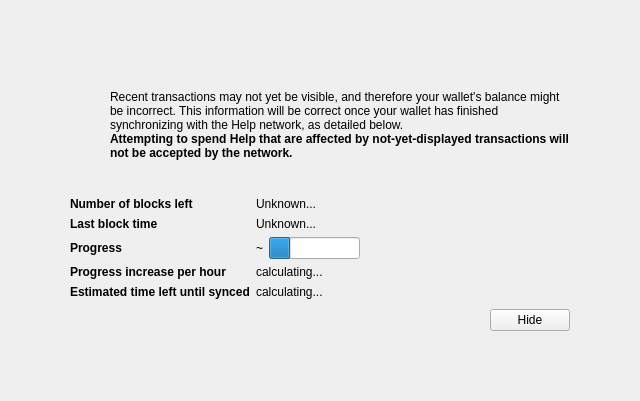
<?xml version="1.0" encoding="UTF-8"?>
<ui version="4.0">
 <class>ModalOverlay</class>
 <widget class="ModalOverlay" name="ModalOverlay">
  <property name="geometry">
   <rect>
    <x>0</x>
    <y>0</y>
    <width>640</width>
    <height>401</height>
   </rect>
  </property>
  <property name="windowTitle">
   <string>Form</string>
  </property>
  <layout class="QVBoxLayout" name="verticalLayout" stretch="0">
   <property name="sizeConstraint">
    <enum>QLayout::SetDefaultConstraint</enum>
   </property>
   <property name="leftMargin">
    <number>0</number>
   </property>
   <property name="topMargin">
    <number>0</number>
   </property>
   <property name="rightMargin">
    <number>0</number>
   </property>
   <property name="bottomMargin">
    <number>0</number>
   </property>
   <item>
    <widget class="QWidget" name="bgWidget" native="true">
     <property name="styleSheet">
      <string notr="true"/>
     </property>
     <layout class="QVBoxLayout" name="verticalLayoutMain" stretch="0">
      <property name="leftMargin">
       <number>60</number>
      </property>
      <property name="topMargin">
       <number>60</number>
      </property>
      <property name="rightMargin">
       <number>60</number>
      </property>
      <property name="bottomMargin">
       <number>60</number>
      </property>
      <item>
       <widget class="QWidget" name="contentWidget" native="true">
        <property name="styleSheet">
         <string notr="true"/>
        </property>
        <layout class="QVBoxLayout" name="verticalLayoutSub" stretch="1,0,0,0,0">
         <property name="spacing">
          <number>0</number>
         </property>
         <property name="leftMargin">
          <number>10</number>
         </property>
         <property name="topMargin">
          <number>10</number>
         </property>
         <property name="rightMargin">
          <number>10</number>
         </property>
         <property name="bottomMargin">
          <number>10</number>
         </property>
         <item>
          <layout class="QHBoxLayout" name="horizontalLayoutIconText" stretch="0,1">
           <property name="topMargin">
            <number>20</number>
           </property>
           <item>
            <layout class="QVBoxLayout" name="verticalLayoutIcon">
             <property name="leftMargin">
              <number>0</number>
             </property>
             <item>
              <widget class="QPushButton" name="warningIcon">
               <property name="enabled">
                <bool>false</bool>
               </property>
               <property name="text">
                <string/>
               </property>
               <property name="icon">
                <iconset>
                 <normaloff>:/icons/warning</normaloff>
                 <disabledoff>:/icons/warning</disabledoff>:/icons/warning</iconset>
               </property>
               <property name="iconSize">
                <size>
                 <width>48</width>
                 <height>48</height>
                </size>
               </property>
               <property name="flat">
                <bool>true</bool>
               </property>
              </widget>
             </item>
             <item>
              <spacer name="verticalSpacerWarningIcon">
               <property name="orientation">
                <enum>Qt::Vertical</enum>
               </property>
               <property name="sizeHint" stdset="0">
                <size>
                 <width>20</width>
                 <height>40</height>
                </size>
               </property>
              </spacer>
             </item>
            </layout>
           </item>
           <item>
            <layout class="QVBoxLayout" name="verticalLayoutInfoText">
             <property name="leftMargin">
              <number>0</number>
             </property>
             <property name="topMargin">
              <number>0</number>
             </property>
             <item>
              <widget class="QLabel" name="infoText">
               <property name="text">
                <string>Recent transactions may not yet be visible, and therefore your wallet's balance might be incorrect. This information will be correct once your wallet has finished synchronizing with the Help network, as detailed below.</string>
               </property>
               <property name="textFormat">
                <enum>Qt::RichText</enum>
               </property>
               <property name="wordWrap">
                <bool>true</bool>
               </property>
              </widget>
             </item>
             <item>
              <widget class="QLabel" name="infoTextStrong">
               <property name="font">
                <font>
                 <weight>75</weight>
                 <bold>true</bold>
                </font>
               </property>
               <property name="text">
                <string>Attempting to spend Help that are affected by not-yet-displayed transactions will not be accepted by the network.</string>
               </property>
               <property name="textFormat">
                <enum>Qt::RichText</enum>
               </property>
               <property name="wordWrap">
                <bool>true</bool>
               </property>
              </widget>
             </item>
             <item>
              <spacer name="verticalSpacerInTextSpace">
               <property name="orientation">
                <enum>Qt::Vertical</enum>
               </property>
               <property name="sizeHint" stdset="0">
                <size>
                 <width>20</width>
                 <height>40</height>
                </size>
               </property>
              </spacer>
             </item>
            </layout>
           </item>
          </layout>
         </item>
         <item>
          <spacer name="verticalSpacerAfterText">
           <property name="orientation">
            <enum>Qt::Vertical</enum>
           </property>
           <property name="sizeHint" stdset="0">
            <size>
             <width>20</width>
             <height>40</height>
            </size>
           </property>
          </spacer>
         </item>
         <item>
          <layout class="QFormLayout" name="formLayout">
           <property name="fieldGrowthPolicy">
            <enum>QFormLayout::FieldsStayAtSizeHint</enum>
           </property>
           <property name="horizontalSpacing">
            <number>6</number>
           </property>
           <property name="verticalSpacing">
            <number>6</number>
           </property>
           <property name="topMargin">
            <number>10</number>
           </property>
           <item row="0" column="0">
            <widget class="QLabel" name="labelNumberOfBlocksLeft">
             <property name="font">
              <font>
               <weight>75</weight>
               <bold>true</bold>
              </font>
             </property>
             <property name="text">
              <string>Number of blocks left</string>
             </property>
            </widget>
           </item>
           <item row="0" column="1">
            <widget class="QLabel" name="numberOfBlocksLeft">
             <property name="text">
              <string>Unknown...</string>
             </property>
            </widget>
           </item>
           <item row="1" column="0">
            <widget class="QLabel" name="labelLastBlockTime">
             <property name="font">
              <font>
               <weight>75</weight>
               <bold>true</bold>
              </font>
             </property>
             <property name="text">
              <string>Last block time</string>
             </property>
            </widget>
           </item>
           <item row="1" column="1">
            <widget class="QLabel" name="newestBlockDate">
             <property name="sizePolicy">
              <sizepolicy hsizetype="Maximum" vsizetype="Preferred">
               <horstretch>0</horstretch>
               <verstretch>0</verstretch>
              </sizepolicy>
             </property>
             <property name="text">
              <string>Unknown...</string>
             </property>
            </widget>
           </item>
           <item row="2" column="0">
            <widget class="QLabel" name="labelSyncDone">
             <property name="font">
              <font>
               <weight>75</weight>
               <bold>true</bold>
              </font>
             </property>
             <property name="text">
              <string>Progress</string>
             </property>
            </widget>
           </item>
           <item row="2" column="1">
            <layout class="QHBoxLayout" name="horizontalLayoutSync" stretch="0,1">
             <item>
              <widget class="QLabel" name="percentageProgress">
               <property name="text">
                <string notr="true">~</string>
               </property>
              </widget>
             </item>
             <item>
              <widget class="QProgressBar" name="progressBar">
               <property name="value">
                <number>24</number>
               </property>
               <property name="format">
                <string/>
               </property>
              </widget>
             </item>
            </layout>
           </item>
           <item row="4" column="0">
            <widget class="QLabel" name="labelProgressIncrease">
             <property name="font">
              <font>
               <weight>75</weight>
               <bold>true</bold>
              </font>
             </property>
             <property name="text">
              <string>Progress increase per hour</string>
             </property>
            </widget>
           </item>
           <item row="4" column="1">
            <widget class="QLabel" name="progressIncreasePerH">
             <property name="text">
              <string>calculating...</string>
             </property>
            </widget>
           </item>
           <item row="5" column="0">
            <widget class="QLabel" name="labelEstimatedTimeLeft">
             <property name="font">
              <font>
               <weight>75</weight>
               <bold>true</bold>
              </font>
             </property>
             <property name="text">
              <string>Estimated time left until synced</string>
             </property>
            </widget>
           </item>
           <item row="5" column="1">
            <widget class="QLabel" name="expectedTimeLeft">
             <property name="text">
              <string>calculating...</string>
             </property>
            </widget>
           </item>
          </layout>
         </item>
         <item>
          <layout class="QHBoxLayout" name="horizontalLayoutButtons">
           <property name="leftMargin">
            <number>10</number>
           </property>
           <property name="topMargin">
            <number>10</number>
           </property>
           <item>
            <spacer name="horizontalSpacer">
             <property name="orientation">
              <enum>Qt::Horizontal</enum>
             </property>
             <property name="sizeHint" stdset="0">
              <size>
               <width>40</width>
               <height>20</height>
              </size>
             </property>
            </spacer>
           </item>
           <item>
            <widget class="QPushButton" name="closeButton">
             <property name="text">
              <string>Hide</string>
             </property>
            </widget>
           </item>
          </layout>
         </item>
         <item>
          <layout class="QVBoxLayout" name="verticalLayout_2">
           <item>
            <spacer name="verticalSpacer">
             <property name="orientation">
              <enum>Qt::Vertical</enum>
             </property>
             <property name="sizeHint" stdset="0">
              <size>
               <width>20</width>
               <height>40</height>
              </size>
             </property>
            </spacer>
           </item>
          </layout>
         </item>
        </layout>
       </widget>
      </item>
     </layout>
    </widget>
   </item>
  </layout>
 </widget>
 <customwidgets>
  <customwidget>
   <class>ModalOverlay</class>
   <extends>QWidget</extends>
   <header>modaloverlay.h</header>
   <container>1</container>
  </customwidget>
 </customwidgets>
 <resources/>
 <connections/>
</ui>
